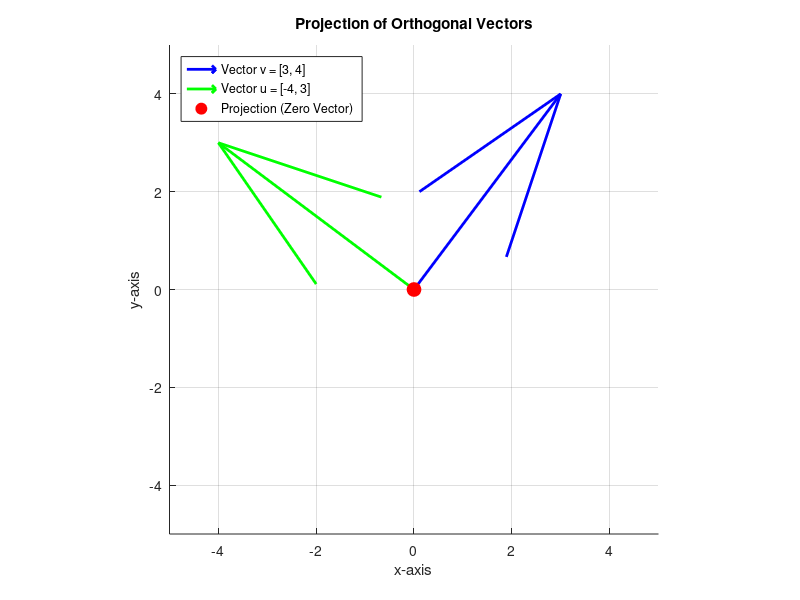

Recreate this plot in MATLAB.
% 6. Find the projection of a 2D orthogonal vector example (e.g., [1,0], [0,2]).

% Define 2D orthogonal vectors
v = [3, 4];
u = [-4, 3];

dot_product = dot(v, u);
fprintf('Inner product of the vectors: %d\n', dot_product);
projection_v_on_u = (dot(v, u) / norm(u)^2) * u;
disp('The projection of v=[3,4] onto u=[-4,3] is:');
disp(projection_v_on_u);

figure;
hold on;
quiver(0, 0, v(1), v(2), 0, 'b', 'LineWidth', 2, 'MaxHeadSize', 0.4);
quiver(0, 0, u(1), u(2), 0, 'g', 'LineWidth', 2, 'MaxHeadSize', 0.4);
plot(projection_v_on_u(1), projection_v_on_u(2), 'ro', 'MarkerSize', 10, 'MarkerFaceColor', 'r');
axis equal;
grid on;
xlim([-5 5]);
ylim([-5 5]);
title('Projection of Orthogonal Vectors');
xlabel('x-axis');
ylabel('y-axis');
legend('Vector v = [3, 4]', 'Vector u = [-4, 3]', 'Projection (Zero Vector)', 'Location', 'northwest');
hold off;